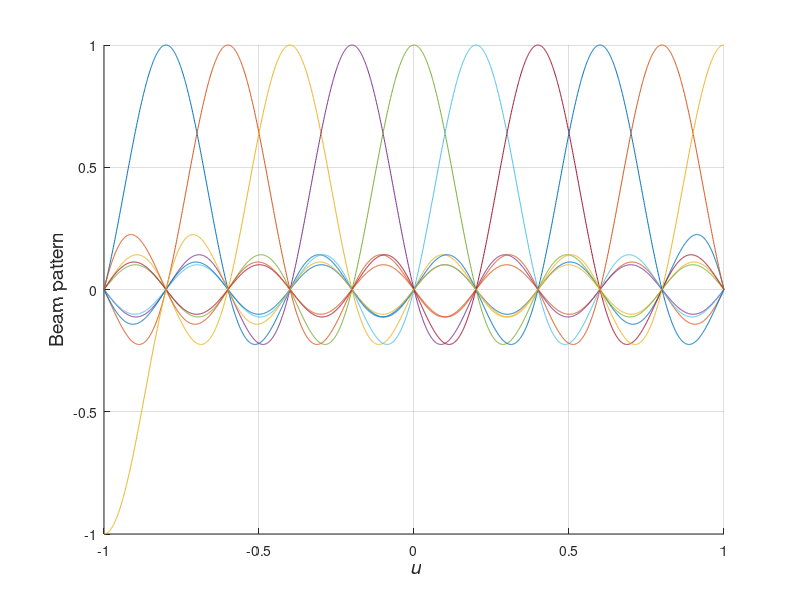

Here is the MATLAB script that generated this plot: (Note: this script raises an error after producing the figure.)
%%%%%%%%%%%%%%%%%%%%%%%%%%%%%%%%%%%%%%%%%%%%%%%%%%%%%%%%%
% Figure 3.52
% Beam patterns: N = 10
% (a) u-space
% (b) theta-space
% Xin Zhang 4/9/99
% last updated 9/5/00 by K. Bell
% Lillian Xu 04/16/2001, K. Bell 7/23/01, 9/30/01
% updated by K. Bell on 10/3/02
% function called: polardb
%%%%%%%%%%%%%%%%%%%%%%%%%%%%%%%%%%%%%%%%%%%%%%%%%%%%%%%%%

clear all;
close all;

N = 10;
M = (N-1)/2;
n = (-M:M).';
u = -1:0.001:1;
vv = exp(j*pi*n*u);
u0 = 0;
figure;
hold on;
for m = -N/2+1:N/2
   k = m+N/2
   w(:,k) = 1/N*exp(-j*pi*n*(u0-2*m/N));
   B(k,:) = w(:,k)'*vv;
    plot(u,real(B(k,:)))
   grid on
end
hold off;
xlabel('\it u','Fontsize', 14)
ylabel('Beam pattern','Fontsize',14)
%title('N = 10')

theta = pi*(-1:0.001:1);
vt = exp(j*pi*n*cos(theta));
lim = -40;
figure;
for m = -N/2+1:N/2
   k = m+N/2;
   Bt(k,:) = w(:,k)'*vt;
   rho(k,:) = 20*log10(abs(Bt(k,:)));
   rp(k,:) = rho(k,:);
   [k u0+2*m/N-2/N u0+2*m/N+2/N]
   for l = 1:length(theta)
      if ~(((cos(theta(l)) >= u0+2*m/N-2/N) & (cos(theta(l)) <= u0+2*m/N+2/N)) | ((cos(theta(l)) >= u0+2*m/N-2/N-2) & (cos(theta(l)) <= u0+2*m/N+2/N-2)) )
         rp(k,l) = -100;
     end
   end
   hpol(k,:) = polardb(theta,rp(k,:),lim);
   pause
   hold on;
end
hold off;
